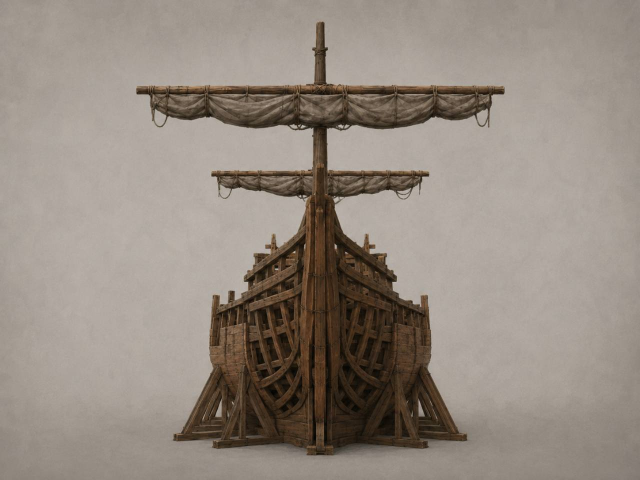
#> input picture sample-3d/tlc-ship-under-construction-s1-p150k-v1/concept-bow.jpg, 1280 x 960 px (shown at 1/2 size)
$ python -i build_external_ship_wood_comparison.py   (imports and definitions only)
#> lines starting #> are read from the running program, lines starting #| are printed output that depends on the picture; after the words box and inside, x2 and y2 are one past the last pixel; in counts of white or black regions, pixels touching at a corner belong together
#> further down, picture is the input picture: PIL image 1280x960 RGB; mean R, G, B 148.4, 137.9, 128.3
"""Build a labeled comparison board from an external preview and the TLC ship.

The external image is used only as a visual reference. No model or texture
payload from the third-party asset is copied into Meshy2Aurora output.
"""

import argparse
from pathlib import Path

from PIL import Image, ImageChops, ImageDraw, ImageFont


ROOT = Path(r"C:\Projects\meshy2aurora")
REFERENCE = ROOT / (
    "artifacts/material-separation/ship-wood-comparison/"
    "external-half-built-viking-boat/render-01.jpg"
)
TARGET = ROOT / (
    "artifacts/material-separation/tlc-ship-under-construction-v2/"
    "offline-preview-v9-external-reference-midtones/retextured-side-xy.png"
)
OUTPUT = ROOT / (
    "artifacts/material-separation/ship-wood-comparison/"
    "external-half-built-viking-vs-tlc-v9.png"
)


def font(size: int) -> ImageFont.FreeTypeFont | ImageFont.ImageFont:
    path = Path(r"C:\Windows\Fonts\segoeui.ttf")
    return ImageFont.truetype(str(path), size) if path.is_file() else ImageFont.load_default()


def crop_foreground(image: Image.Image, padding: int = 36) -> Image.Image:
    """Crop a mostly uniform render background while retaining a safe margin."""
#> called with padding = 36

    image = image.convert("RGB")
    background_color = image.getpixel((0, 0))
#> background_color = (152, 143, 136)
    background = Image.new("RGB", image.size, background_color)
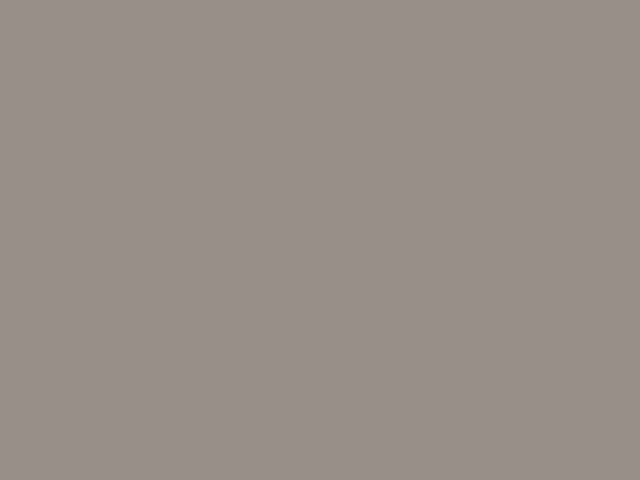
#> background: PIL image 1280x960 RGB (shown at 1/2 size); mean R, G, B 152, 143, 136
    difference = ImageChops.difference(image, background).convert("L")
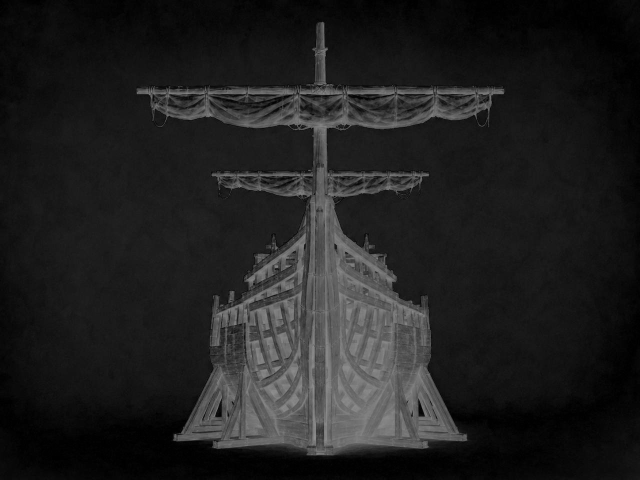
#> difference: PIL image 1280x960 L (shown at 1/2 size); min 0, max 145, mean 31.8
    mask = difference.point(lambda value: 255 if value > 12 else 0)
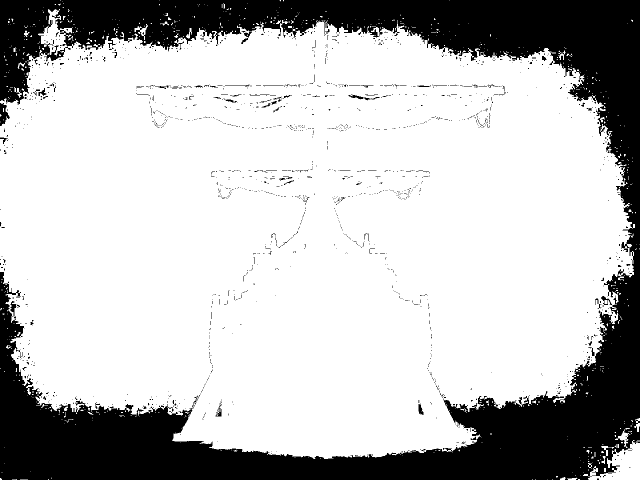
#> mask: PIL image 1280x960 L (shown at 1/2 size); 74.6% white; 1536 black regions (1458 under 20 px), largest, box (x1, y1, x2, y2) and area: (0, 0, 1280, 960) 303136, (0, 206, 20, 252) 514, (697, 189, 741, 201) 170
    bbox = mask.getbbox()
#> bbox = (0, 0, 1280, 960)
    if bbox is None:
        return image
    left, top, right, bottom = bbox
#> left = 0; top = 0; right = 1280; bottom = 960
    return image.crop(
        (
            max(0, left - padding),
            max(0, top - padding),
            min(image.width, right + padding),
            min(image.height, bottom + padding),
        )
    )


# [67 lines left out: functions fit_panel, main, not called in this run]


# [2 lines not run here, left out]

>>> from PIL import Image
>>> picture = Image.open('../sample-3d/tlc-ship-under-construction-s1-p150k-v1/concept-bow.jpg')
>>> result = crop_foreground(picture)

$ run again, on sample-3d/tlc-ship-under-construction-s1-p150k-v1/concept-top.jpg
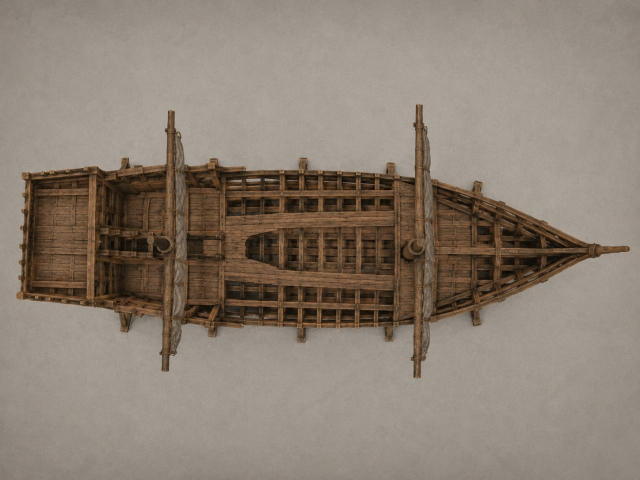
#> input picture sample-3d/tlc-ship-under-construction-s1-p150k-v1/concept-top.jpg, 1280 x 960 px (shown at 1/2 size)
#> picture is the input picture: PIL image 1280x960 RGB; mean R, G, B 139.4, 126.9, 115
#> background_color = (130, 121, 112)
#> in crop_foreground, `difference = ImageChops.difference(image, background).convert("L")`:
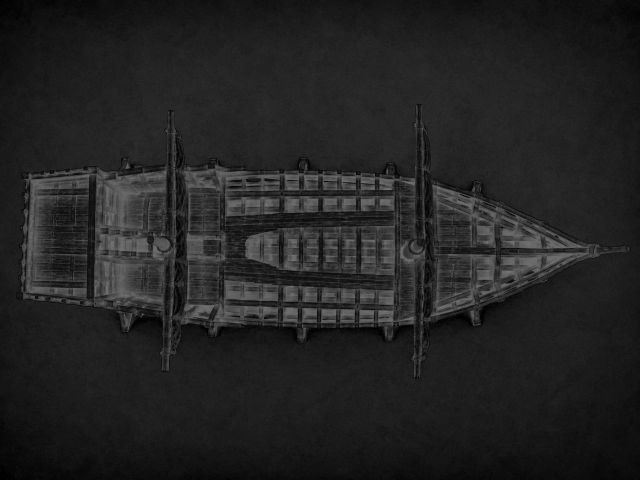
#> difference: PIL image 1280x960 L (shown at 1/2 size); min 0, max 120, mean 35
#> in crop_foreground, `mask = difference.point(lambda value: 255 if value > 12 else 0)`:
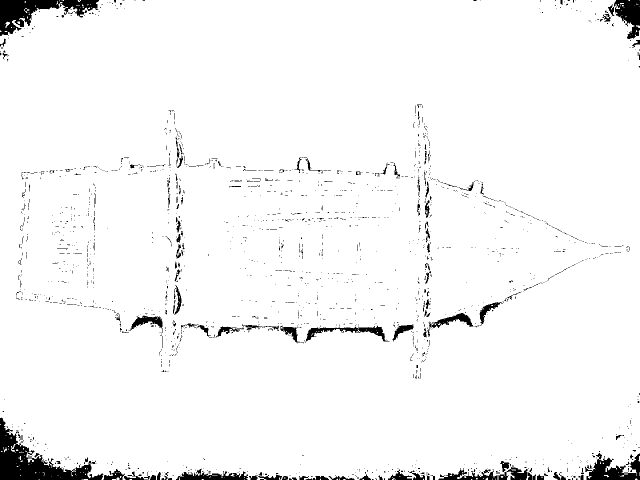
#> mask: PIL image 1280x960 L (shown at 1/2 size); 96.4% white; 1770 black regions (1620 under 20 px), largest, box (x1, y1, x2, y2) and area: (0, 835, 207, 960) 8664, (0, 0, 198, 72) 5895, (1170, 906, 1280, 960) 3059
#> bbox = (0, 0, 1280, 960)
#> left = 0; right = 1280; bottom = 960
